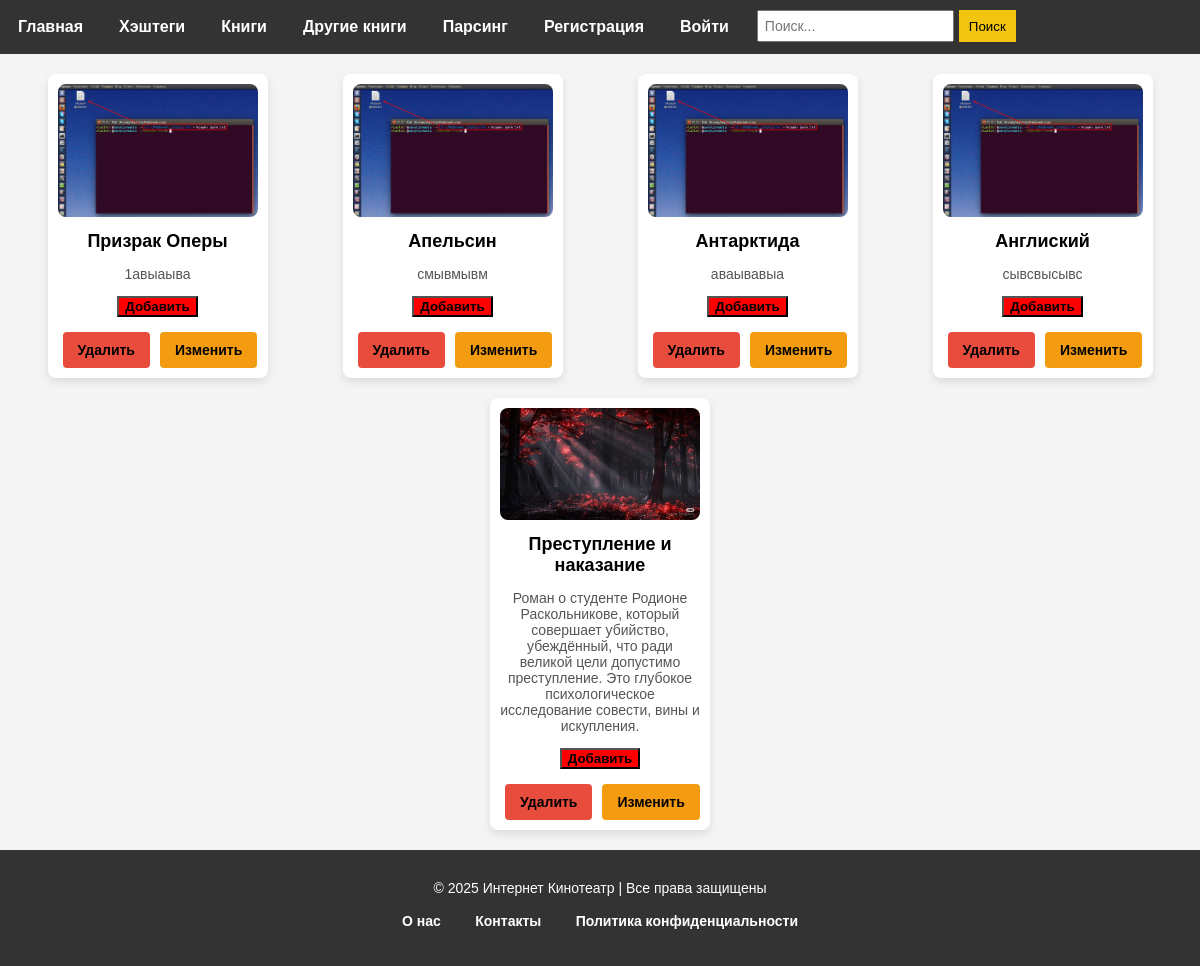
The page /book_list/ on the database its author committed.
### books/models.py (models this page shows, shortened)
class Book(models.Model):
    GENRE = (
        ('Фантастика', 'Фантастика'),
        ('История', 'История'),
        ('Ужасы', 'Ужасы')
    )
    image = models.ImageField(upload_to='books/', verbose_name='Загрузите фото')
    title = models.CharField(max_length=100, verbose_name='Укажите название книги')
    create_at = models.DateTimeField(auto_now_add=True)
    genre = models.CharField(max_length=100, choices=GENRE, verbose_name='Укажите жанр',
                             default='История')
    author = models.CharField(max_length=100, default='Иванов Иван')
    description = models.TextField(verbose_name='Укажите описание книги')
    audio_book = models.URLField(verbose_name='Вставьте ссылку аудио книги')
    page_number = models.PositiveIntegerField(verbose_name='Укажите кол-во страниц', default=200,
                                              null=True)
    views = models.PositiveIntegerField(
        default=0, verbose_name="Количество просмотров", null=True
    )  # Поле просмотров
    class Meta:
        verbose_name = 'книгу'
        verbose_name_plural = 'книги'

### books/views.py (the view)
class BookListView(generic.ListView):
    template_name =  'books/book_list.html'
    context_object_name = 'book'
    model = models.Book
    def get_queryset(self):
        return self.model.objects.all().order_by('-id')

### templates/books/book_list.html (shortened to what this page needs)
{% load static %}
<!DOCTYPE html>
<html lang="ru">
<head>
    <link rel="stylesheet" href="{% static 'css/header_and_footer/menu.css' %}">
    <link rel="stylesheet" href="{% static 'css/film_and_film_detail/cards.css' %}">
    <link rel="stylesheet" href="{% static 'css/header_and_footer/footer.css' %}">
</head>
<body>
{% include 'components/header.html' %}
<section class="cards">
    {%  for i in book  %}
    <div class="card">
        <img src="{{ i.image.url }}"
             alt="{{ i.title }}">
        <h3><a href="/book_list/{{ i.id }}/">{{i.title}}</a></h3>
        <p>{{ i.description }}</p>
        <button class="create"><a href="{% url  'create_book' %}">Добавить</a></button>
         <div class="card-buttons">
            <button class="delete"><a href="/book_list/{{ i.id }}/delete/">Удалить</a></button>
            <button class="edit"><a href="/book_list/{{ i.id }}/update/">Изменить</a></button>
        </div>
    </div>
    {% endfor %}
</section>
{% include 'components/footer.html' %}
</body>
</html>

### static/css/header_and_footer/menu.css (style rules this page uses)
body { font-family: Arial, sans-serif; margin: 0; padding: 0; background-color: #f4f4f4; }

### static/css/film_and_film_detail/cards.css (style rules this page uses)
.cards { display: flex; flex-wrap: wrap; gap: 20px; justify-content: space-around; padding: 20px; }
.card { background-color: #fff; border-radius: 8px; box-shadow: 0 4px 8px rgba(0, 0, 0, 0.1); width: 200px; text-align: center; padding: 10px; transition: transform 0.3s; }
.card button { background-color: red; }
.card img { width: 100%; height: auto; border-radius: 8px; }
.card h3 { font-size: 18px; margin: 10px 0; }
.card-buttons { margin-top: 15px; display: flex; justify-content: space-between; align-items: center; }
.card-buttons button { padding: 10px 15px; margin: 0 5px; border: none; border-radius: 4px; cursor: pointer; font-size: 14px; width: auto; }
.card-buttons .delete { background-color: #e74c3c; color: white; }
.card-buttons .edit { background-color: #f39c12; color: white; }
a { text-decoration: none; cursor: pointer; color: black; font-weight: bold; }
.card p { font-size: 14px; color: #555; }

### static/css/header_and_footer/footer.css (style rules this page uses)
html, body { height: 100%; margin: 0; padding: 0; }
body { display: flex; flex-direction: column; }

### rows shown on the page
Book: image (picture), title "Призрак Оперы", description "1авыаыва"
Book: image (picture), title "Апельсин", description "смывмывм"
Book: image (picture), title "Антарктида", description "аваывавыа"
Book: image (picture), title "Англиский", description "сывсвысывс"
Book: image (picture), title "Преступление и наказание", description "Роман о студенте Родионе Раскольникове, который совершает убийство, убеждённый, что ради великой цели допустимо преступление. Это глубокое психологическое исследование совести, вины и искупления."
